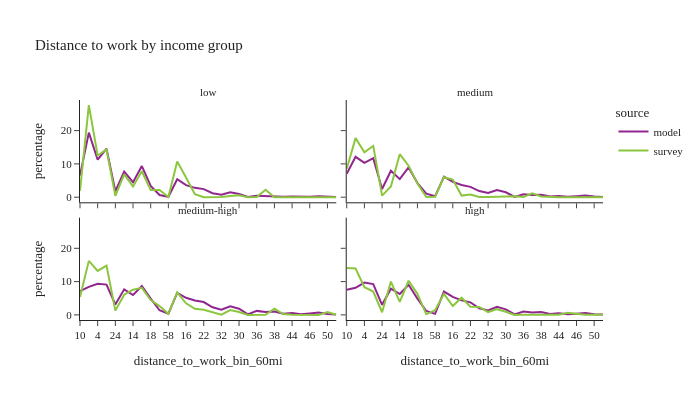

Notebook source saved alongside this figure:
### Code cell
df_plot = per_data.loc[(per_data['is_worker']) & (per_data['distance_to_work_bin_60mi'] != float('nan'))].groupby(['source','income_group','distance_to_work_bin_60mi'])['person_weight'].sum().reset_index()
df_plot['percentage'] = df_plot.groupby(['source','income_group'], group_keys=False)['person_weight']. \
    apply(lambda x: 100 * x / float(x.sum()))
# df_plot

fig2 = px.line(df_plot, x='distance_to_work_bin_60mi', y="percentage", color="source",
               facet_col="income_group", facet_col_wrap=2,
               title="Distance to work by income group")
fig2.for_each_annotation(lambda a: a.update(text = a.text.split("=")[-1]))
fig2.update_layout(height=400, width=700, font=dict(size=11))
fig2.show()

### Figure 1 — Plotly figure (JSON) as saved in the notebook; plotly's stock layout.template omitted (floating-point values rounded to 4 significant figures)
{"data": [{"hovertemplate": "source=model<br>income_group=low<br>distance_to_work_bin_60mi=%{x}<br>percentage=%{y}<extra></extra>", "legendgroup": "model", "line": {"color": "#91268F", "dash": "solid"}, "marker": {"symbol": "circle"}, "mode": "lines", "name": "model", "orientation": "v", "showlegend": true, "type": "scatter", "x": ["10", "0", "4", "2", "24", "8", "14", "6", "18", "34", "58", "12", "16", "20", "22", "28", "32", "26", "30", "54", "36", "40", "38", "48", "44", "52", "46", "42", "50", "56"], "xaxis": "x3", "y": [6.493, 19.41, 11.26, 14.6, 1.791, 7.707, 4.496, 9.344, 3.357, 0.6386, 0.1163, 5.386, 3.635, 2.809, 2.425, 1.187, 0.7435, 1.476, 0.96, 0.04237, 0.4676, 0.3307, 0.4227, 0.1111, 0.1824, 0.0682, 0.1478, 0.2831, 0.0744, 0.0372], "yaxis": "y3"}, {"hovertemplate": "source=model<br>income_group=medium<br>distance_to_work_bin_60mi=%{x}<br>percentage=%{y}<extra></extra>", "legendgroup": "model", "line": {"color": "#91268F", "dash": "solid"}, "marker": {"symbol": "circle"}, "mode": "lines", "name": "model", "orientation": "v", "showlegend": false, "type": "scatter", "x": ["10", "0", "4", "2", "24", "8", "14", "6", "18", "34", "58", "12", "16", "20", "22", "28", "32", "26", "30", "54", "36", "40", "38", "48", "44", "52", "46", "42", "50", "56"], "xaxis": "x4", "y": [7.025, 12.13, 10.33, 11.73, 2.467, 7.952, 5.427, 8.944, 4.251, 1.049, 0.2672, 6.184, 4.58, 3.661, 3.105, 1.832, 1.247, 2.145, 1.483, 0.1007, 0.8766, 0.6335, 0.744, 0.2415, 0.3889, 0.1383, 0.2994, 0.5118, 0.1821, 0.07575], "yaxis": "y4"}, {"hovertemplate": "source=model<br>income_group=medium-high<br>distance_to_work_bin_60mi=%{x}<br>percentage=%{y}<extra></extra>", "legendgroup": "model", "line": {"color": "#91268F", "dash": "solid"}, "marker": {"symbol": "circle"}, "mode": "lines", "name": "model", "orientation": "v", "showlegend": false, "type": "scatter", "x": ["10", "0", "4", "2", "24", "8", "14", "6", "18", "34", "58", "12", "16", "20", "22", "28", "32", "26", "30", "54", "36", "40", "38", "48", "44", "52", "46", "42", "50", "56"], "xaxis": "x", "y": [7.13, 8.398, 9.352, 9.103, 3.11, 7.681, 5.955, 8.629, 4.861, 1.383, 0.372, 6.594, 5.135, 4.31, 3.855, 2.291, 1.546, 2.608, 1.842, 0.1338, 1.201, 0.8595, 1.025, 0.3398, 0.5604, 0.2143, 0.4329, 0.7045, 0.2574, 0.1141], "yaxis": "y"}, {"hovertemplate": "source=model<br>income_group=high<br>distance_to_work_bin_60mi=%{x}<br>percentage=%{y}<extra></extra>", "legendgroup": "model", "line": {"color": "#91268F", "dash": "solid"}, "marker": {"symbol": "circle"}, "mode": "lines", "name": "model", "orientation": "v", "showlegend": false, "type": "scatter", "x": ["10", "0", "4", "2", "24", "8", "14", "6", "18", "34", "58", "12", "16", "20", "22", "28", "32", "26", "30", "54", "36", "40", "38", "48", "44", "52", "46", "42", "50", "56"], "xaxis": "x2", "y": [7.568, 8.126, 9.695, 9.265, 3.037, 7.862, 6.255, 9.048, 4.899, 1.173, 0.3091, 7.01, 5.395, 4.354, 3.758, 1.987, 1.36, 2.429, 1.655, 0.1172, 1.012, 0.6922, 0.8659, 0.2744, 0.4539, 0.1693, 0.3592, 0.574, 0.2013, 0.09602], "yaxis": "y2"}, {"hovertemplate": "source=survey<br>income_group=low<br>distance_to_work_bin_60mi=%{x}<br>percentage=%{y}<extra></extra>", "legendgroup": "survey", "line": {"color": "#8CC63E", "dash": "solid"}, "marker": {"symbol": "circle"}, "mode": "lines", "name": "survey", "orientation": "v", "showlegend": true, "type": "scatter", "x": ["10", "0", "4", "2", "24", "8", "14", "6", "18", "34", "58", "12", "16", "20", "22", "28", "32", "26", "30", "54", "36", "40", "38", "48", "44", "52", "46", "42", "50", "56"], "xaxis": "x3", "y": [1.903, 27.66, 12.51, 14.33, 0.4028, 6.846, 3.231, 7.801, 2.193, 2.183, 0.07868, 10.72, 5.922, 0.9032, 0.0, 0.04132, 0.0813, 0.3593, 0.545, 0.0, 0.04084, 2.228, 0.0, 0.0, 0.0, 0.0, 0.0, 0.0, 0.01482, 0.0], "yaxis": "y3"}, {"hovertemplate": "source=survey<br>income_group=medium<br>distance_to_work_bin_60mi=%{x}<br>percentage=%{y}<extra></extra>", "legendgroup": "survey", "line": {"color": "#8CC63E", "dash": "solid"}, "marker": {"symbol": "circle"}, "mode": "lines", "name": "survey", "orientation": "v", "showlegend": false, "type": "scatter", "x": ["10", "0", "4", "2", "24", "8", "14", "6", "18", "34", "58", "12", "16", "20", "22", "28", "32", "26", "30", "54", "36", "40", "38", "48", "44", "52", "46", "42", "50", "56"], "xaxis": "x4", "y": [8.531, 17.73, 13.48, 15.4, 0.472, 3.189, 12.91, 9.443, 4.079, 0.05179, 0.1406, 5.974, 5.288, 0.4864, 0.7879, 0.05179, 0.02823, 0.1067, 0.08397, 0.2533, 0.05793, 1.187, 0.2236, 0.0196, 0.0, 0.0, 0.0, 0.0, 0.0, 0.01214], "yaxis": "y4"}, {"hovertemplate": "source=survey<br>income_group=medium-high<br>distance_to_work_bin_60mi=%{x}<br>percentage=%{y}<extra></extra>", "legendgroup": "survey", "line": {"color": "#8CC63E", "dash": "solid"}, "marker": {"symbol": "circle"}, "mode": "lines", "name": "survey", "orientation": "v", "showlegend": false, "type": "scatter", "x": ["10", "0", "4", "2", "24", "8", "14", "6", "18", "34", "58", "12", "16", "20", "22", "28", "32", "26", "30", "54", "36", "40", "38", "48", "44", "52", "46", "42", "50", "56"], "xaxis": "x", "y": [5.366, 16.23, 13.19, 14.8, 1.274, 6.081, 7.568, 8.113, 4.444, 2.648, 0.3094, 6.763, 3.479, 1.839, 1.535, 0.8569, 0.08302, 1.459, 0.8641, 0.0, 0.01913, 0.03791, 1.86, 0.2664, 0.0557, 0.01497, 0.0, 0.0, 0.8235, 0.01769], "yaxis": "y"}, {"hovertemplate": "source=survey<br>income_group=high<br>distance_to_work_bin_60mi=%{x}<br>percentage=%{y}<extra></extra>", "legendgroup": "survey", "line": {"color": "#8CC63E", "dash": "solid"}, "marker": {"symbol": "circle"}, "mode": "lines", "name": "survey", "orientation": "v", "showlegend": false, "type": "scatter", "x": ["10", "0", "4", "2", "24", "8", "14", "6", "18", "34", "58", "12", "16", "20", "22", "28", "32", "26", "30", "54", "36", "40", "38", "48", "44", "52", "46", "42", "50", "56"], "xaxis": "x2", "y": [14.07, 13.92, 8.296, 7.025, 0.7936, 10.02, 3.937, 10.26, 6.326, 0.1792, 1.386, 6.317, 2.676, 5.148, 2.47, 2.401, 0.8523, 1.716, 0.9361, 0.0, 0.009219, 0.01137, 0.1925, 0.007465, 0.02195, 0.6474, 0.2604, 0.006276, 0.0201, 0.09939], "yaxis": "y2"}], "layout": {"annotations": [{"font": {}, "showarrow": false, "text": "medium-high", "x": 0.245, "xanchor": "center", "xref": "paper", "y": 0.465, "yanchor": "bottom", "yref": "paper"}, {"font": {}, "showarrow": false, "text": "high", "x": 0.755, "xanchor": "center", "xref": "paper", "y": 0.465, "yanchor": "bottom", "yref": "paper"}, {"font": {}, "showarrow": false, "text": "low", "x": 0.245, "xanchor": "center", "xref": "paper", "y": 1.0, "yanchor": "bottom", "yref": "paper"}, {"font": {}, "showarrow": false, "text": "medium", "x": 0.755, "xanchor": "center", "xref": "paper", "y": 1.0, "yanchor": "bottom", "yref": "paper"}], "font": {"size": 11}, "height": 400, "legend": {"title": {"text": "source"}, "tracegroupgap": 0}, "title": {"text": "Distance to work by income group"}, "width": 700, "xaxis": {"anchor": "y", "domain": [0, 0.49], "title": {"text": "distance_to_work_bin_60mi"}}, "xaxis2": {"anchor": "y2", "domain": [0.51, 1], "matches": "x", "title": {"text": "distance_to_work_bin_60mi"}}, "xaxis3": {"anchor": "y3", "domain": [0, 0.49], "matches": "x", "showticklabels": false}, "xaxis4": {"anchor": "y4", "domain": [0.51, 1], "matches": "x", "showticklabels": false}, "yaxis": {"anchor": "x", "domain": [0, 0.465], "title": {"text": "percentage"}}, "yaxis2": {"anchor": "x2", "domain": [0, 0.465], "matches": "y", "showticklabels": false}, "yaxis3": {"anchor": "x3", "domain": [0.535, 1.0], "matches": "y", "title": {"text": "percentage"}}, "yaxis4": {"anchor": "x4", "domain": [0.535, 1.0], "matches": "y", "showticklabels": false}}}
